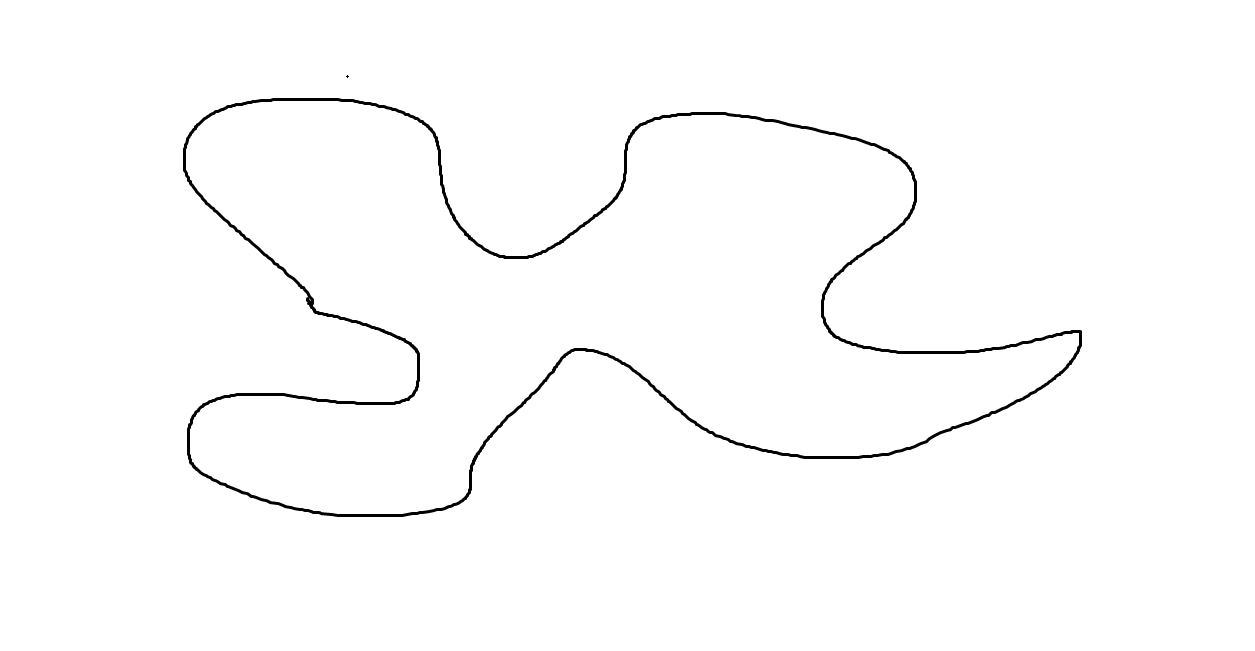
#> input picture Pycharm_folder/OpenCV_Sample/images/convex_test.jpg, 1255 x 651 px, found by its file name
$ python -i convex_01.py   (imports and definitions only)
#> lines starting #> are read from the running program, lines starting #| are printed output that depends on the picture; after the words box and inside, x2 and y2 are one past the last pixel; in counts of white or black regions, pixels touching at a corner belong together
# convexHull() 오목한 부분 체크, 보정(볼록하게)
# 볼록 곡선 -> 오목한 부분 x

import numpy as np
import cv2

def convex_01():
    img = cv2.imread('images/convex_test.jpg')
#> img is the input picture: shape (651, 1255, 3); min 0, max 255, mean 252
    img1 = img.copy()
    imgray = cv2.cvtColor(img, cv2.COLOR_BGR2GRAY)

    ret, thr = cv2.threshold(imgray, 127, 255, 0)
#> thr: shape (651, 1255); 98.8% white; 2 black regions (1 under 20 px)
    contours, hierarchy = cv2.findContours(thr, cv2.RETR_TREE, cv2.CHAIN_APPROX_SIMPLE)
#> contours = 5 contours, 2 with area under 20; largest, box (x1, y1, x2, y2) and area: (0, 0, 1255, 651) 815100, (182, 97, 1083, 518) 201140, (186, 101, 1079, 514) 188610

    # 0번 외곽, 1번 물체
    cnt = contours[1]
#> cnt = contour of 1253 points, box (x1, y1, x2, y2) (182, 97, 1083, 518), area 201140
    cv2.drawContours(img, [cnt], 0, (0, 255, 0), 3)
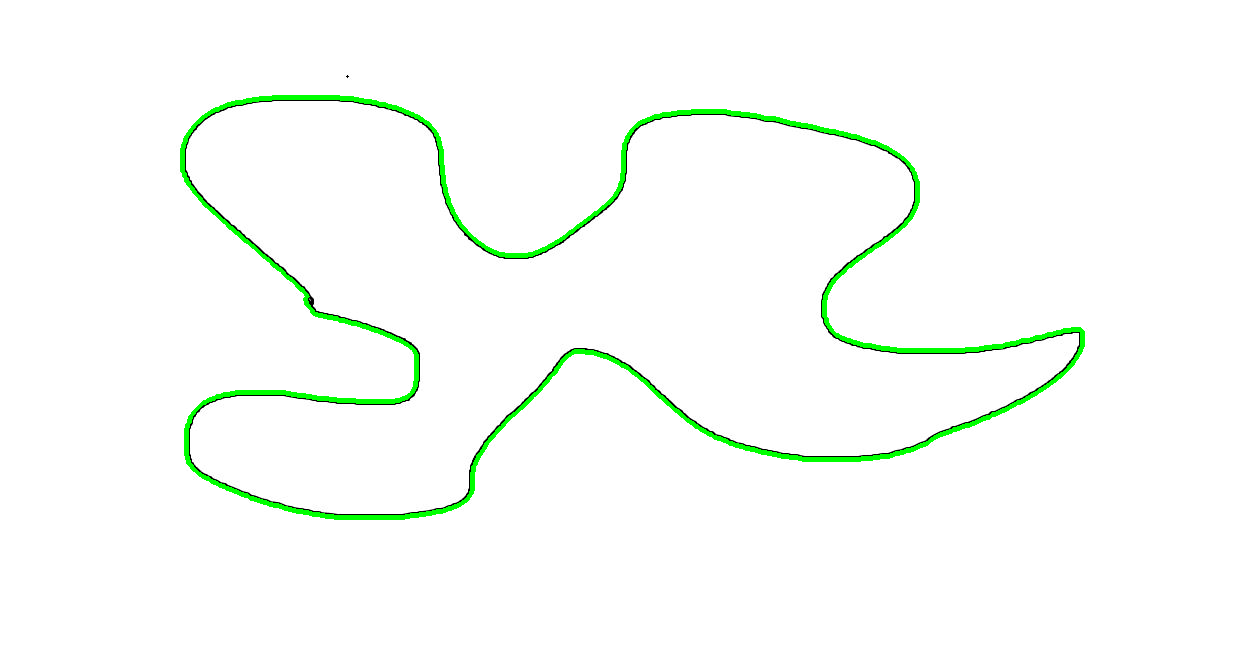
#> img: shape (651, 1255, 3); 1.76% of pixels changed, all inside (x1, y1, x2, y2) = (180, 95, 1085, 520)

    check = cv2.isContourConvex(cnt)
#> check = False

    if not check:
        hull = cv2.convexHull(cnt)
#> hull = contour of 65 points, box (x1, y1, x2, y2) (182, 97, 1083, 518), area 304132
        cv2.drawContours(img1, [hull], 0, (0, 255, 0), 3)
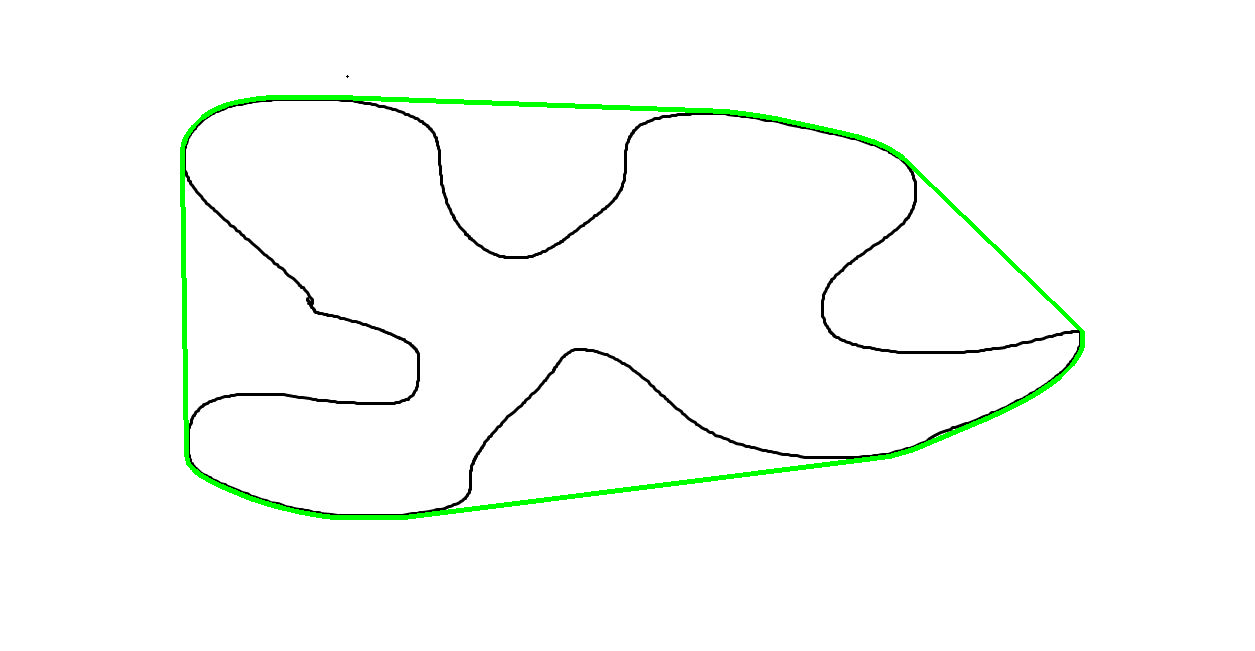
#> img1: shape (651, 1255, 3); 1.36% of pixels changed, all inside (x1, y1, x2, y2) = (180, 95, 1085, 520)
        cv2.imshow('convexhull', img1)

    cv2.imshow('contour', img)

    cv2.waitKey(0)
    cv2.destroyAllWindows()

>>> result = convex_01()
